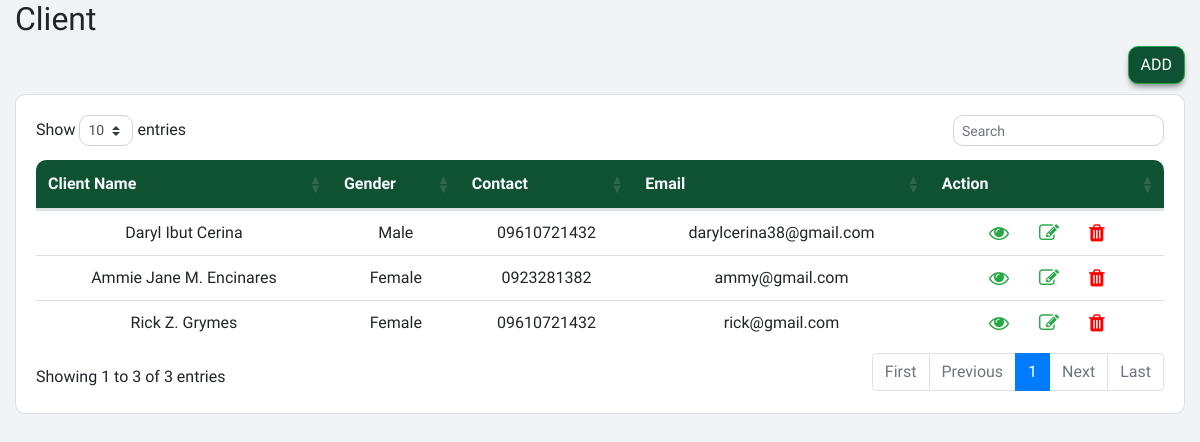
/components/pages/client.php, run on the app's committed database.
### tables this page shows
CREATE TABLE `client` (
  `id` int(11) NOT NULL,
  `firstname` varchar(99) NOT NULL,
  `middlename` varchar(99) NOT NULL,
  `lastname` varchar(99) NOT NULL,
  `birthdate` date DEFAULT NULL,
  `age` int(11) NOT NULL,
  `gender` varchar(99) NOT NULL,
  `religion` varchar(99) NOT NULL,
  `citizenship` varchar(99) NOT NULL,
  `civilstatus` varchar(99) NOT NULL,
  `address` varchar(99) NOT NULL,
  `region` varchar(99) NOT NULL,
  `mobilenumber` varchar(99) NOT NULL,
  `email` varchar(99) NOT NULL,
  `monthlyincome` varchar(99) NOT NULL,
  `imprisoned` varchar(99) NOT NULL,
  `imprisoneddate` date DEFAULT NULL,
  `collegedegree` varchar(99) NOT NULL,
  `dialect` varchar(99) NOT NULL,
  `spouse` varchar(99) NOT NULL,
  `spouseaddress` varchar(99) NOT NULL,
  `spousecontact` int(99) NOT NULL,
  `detentionaddress` varchar(99) NOT NULL
);

### functions/functions.php (called while the page is built, shortened)
<?php
    function selectAllData($conn, $table){
        $sql = "SELECT * FROM `$table`";
        $stmt = mysqli_prepare($conn, $sql);
        mysqli_stmt_execute($stmt);
        $result = mysqli_stmt_get_result($stmt);
        return mysqli_fetch_all($result, MYSQLI_ASSOC);
    }

### components/pages/client.php (the view, shortened to what this page needs)
<!DOCTYPE html>
<html lang="en">
<head>
    <link rel="stylesheet" href="https://stackpath.bootstrapcdn.com/bootstrap/4.2.1/css/bootstrap.min.css">
    <link rel="stylesheet" href="https://cdn.datatables.net/1.10.18/css/dataTables.bootstrap4.min.css">
    <link rel="stylesheet" href="https://cdnjs.cloudflare.com/ajax/libs/font-awesome/4.7.0/css/font-awesome.min.css" />
    <link rel="stylesheet" href="/customcss/custom.css" />
</head>
<body class="generalbg">
    <div class="container-fluid">
        <h2 class="text-start text-md-start">Client</h2>
        <div style="text-align:right;">
            <button type="button" class="btn btn-success sideback radiusb shadowbottom" data-toggle="modal" data-target="#addcourt">
                ADD
            </button>
        </div>
        <div class="card" style="margin-top: 10px;">
            <div class="card-body">
                <div class="table-responsive">
                    <table id="datatableid" class="table w-100">
                        <thead>
                            <tr class="text-center sideback text-light">
                                <th scope="col" class="tablestart">Client Name</th>
                                <th scope="col">Gender</th>
                                <th scope="col">Contact</th>
                                <th scope="col">Email</th>
                                <th scope="col" class="tableend">Action</th>
                            </tr>
                        </thead>
                        <tbody>
                            <?php
                            require_once("../../database/databasecon.php");
                            require_once("../../functions/functions.php");
                            $result = selectAllData($conn, 'client');
                            if($result)
                            {
                                foreach($result as $row)
                                {
                        ?>
                            <tr class="text-center">
                                <td>
                                    <?php
                                    $clientname = $row['firstname'] . ' ' . $row['middlename'] . ' ' . $row['lastname'];
                                    echo $clientname; ?>
                                </td>
                                <td>
                                    <?php echo $row['gender']; ?>
                                </td>
                                <td>
                                    <?php echo $row['mobilenumber']; ?>
                                </td>
                                <td>
                                    <?php echo $row['email']; ?>
                                </td>
                                <td class="text-center">
                                <button type="button" class="btn viewbtn"><i class="fa fa-eye"></i></button>
                                <button type="button" class="btn editbtn"><i class="fa fa-edit"></i></button>
                                <button type="button" class="btn deletebtn"><i class="fa fa-trash"></i></button>
                                </td>
                            </tr>
                            <?php
                                 }
                            }
                            else
                                echo "No Record Found";
                        ?>
                        </tbody>
                    </table>
                </div>
            </div>
        </div>
    </div>
</body>
</html>

### customcss/custom.css (style rules this page uses)
body { margin: 0; font-family: 'Nunito Sans'; }
.form-control, .card, .radiusb, .modal-content { border-radius: 10px; }
.tablestart { border-top-left-radius: 10px; }
.tableend { border-top-right-radius: 10px; }
.sideback { background-color: #0f5233; }
.generalbg { background-color: #f0f4f7; }
.shadowbottom { box-shadow: 0px 4px 6px -2px rgba(0, 0, 0, 0.5) !important; }
.table th, .table { border:none; }
@media (min-width: 992px) { .table-responsive { overflow-x: hidden; } }
.viewbtn { color: #28a745; font-size: 20px; }
.editbtn { color: #28a745; font-size: 20px; }
.deletebtn { color: #ff0000; font-size: 20px; }
#datatableid td { padding: 0px; vertical-align: middle; }

### data on the page
client: clientname "Daryl Ibut Cerina", gender "Male", mobilenumber "09610721432", email "darylcerina38@gmail.com"
client: clientname "Ammie Jane M. Encinares", gender "Female", mobilenumber "0923281382", email "ammy@gmail.com"
client: clientname "Rick Z. Grymes", gender "Female", mobilenumber "09610721432", email "rick@gmail.com"
